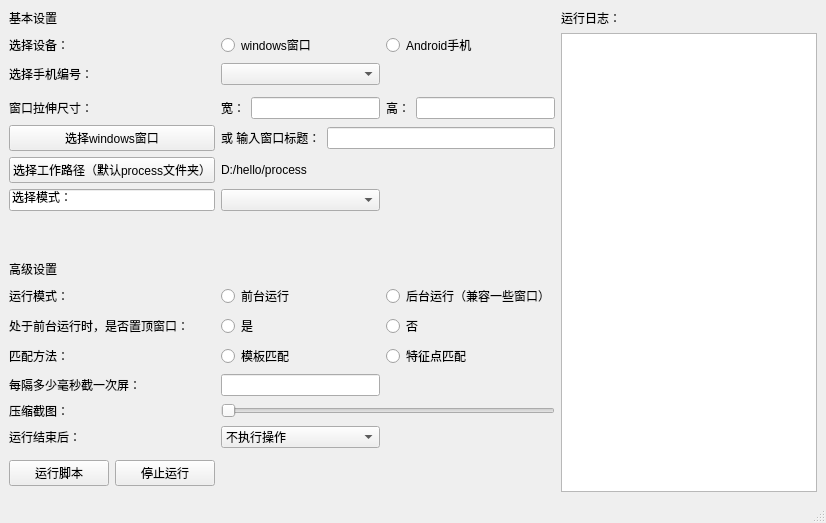
<?xml version="1.0" encoding="UTF-8"?>
<ui version="4.0">
 <class>MainWindow</class>
 <widget class="QMainWindow" name="MainWindow">
  <property name="geometry">
   <rect>
    <x>0</x>
    <y>0</y>
    <width>826</width>
    <height>523</height>
   </rect>
  </property>
  <property name="minimumSize">
   <size>
    <width>763</width>
    <height>0</height>
   </size>
  </property>
  <property name="windowTitle">
   <string>MainWindow</string>
  </property>
  <widget class="QWidget" name="centralwidget">
   <layout class="QHBoxLayout" name="horizontalLayout_2">
    <item>
     <layout class="QGridLayout" name="gridLayout">
      <item row="12" column="2">
       <widget class="QRadioButton" name="radioButton_8">
        <property name="text">
         <string>否</string>
        </property>
       </widget>
      </item>
      <item row="8" column="1">
       <widget class="QComboBox" name="comboBox_2"/>
      </item>
      <item row="17" column="2">
       <spacer name="verticalSpacer_2">
        <property name="orientation">
         <enum>Qt::Vertical</enum>
        </property>
        <property name="sizeHint" stdset="0">
         <size>
          <width>20</width>
          <height>40</height>
         </size>
        </property>
       </spacer>
      </item>
      <item row="15" column="1" colspan="2">
       <widget class="QSlider" name="horizontalSlider">
        <property name="orientation">
         <enum>Qt::Horizontal</enum>
        </property>
       </widget>
      </item>
      <item row="0" column="0">
       <widget class="QLabel" name="label_8">
        <property name="text">
         <string>基本设置</string>
        </property>
       </widget>
      </item>
      <item row="5" column="0">
       <widget class="QLabel" name="label_2">
        <property name="text">
         <string>窗口拉伸尺寸：</string>
        </property>
       </widget>
      </item>
      <item row="12" column="0">
       <widget class="QLabel" name="label_13">
        <property name="text">
         <string>处于前台运行时，是否置顶窗口：</string>
        </property>
       </widget>
      </item>
      <item row="13" column="2">
       <widget class="QRadioButton" name="radioButton_6">
        <property name="text">
         <string>特征点匹配</string>
        </property>
       </widget>
      </item>
      <item row="2" column="0">
       <widget class="QLabel" name="label">
        <property name="text">
         <string>选择设备：</string>
        </property>
       </widget>
      </item>
      <item row="17" column="0">
       <layout class="QHBoxLayout" name="horizontalLayout_4">
        <item>
         <widget class="QPushButton" name="pushButton_3">
          <property name="text">
           <string>运行脚本</string>
          </property>
         </widget>
        </item>
        <item>
         <widget class="QPushButton" name="pushButton_4">
          <property name="text">
           <string>停止运行</string>
          </property>
         </widget>
        </item>
       </layout>
      </item>
      <item row="13" column="0">
       <widget class="QLabel" name="label_11">
        <property name="text">
         <string>匹配方法：</string>
        </property>
       </widget>
      </item>
      <item row="3" column="0">
       <widget class="QLabel" name="label_3">
        <property name="text">
         <string>选择手机编号：</string>
        </property>
       </widget>
      </item>
      <item row="7" column="0">
       <widget class="QPushButton" name="pushButton_2">
        <property name="text">
         <string>选择工作路径（默认process文件夹）</string>
        </property>
       </widget>
      </item>
      <item row="8" column="0">
       <widget class="QLineEdit" name="lineEdit_3">
        <property name="text">
         <string>选择模式：</string>
        </property>
       </widget>
      </item>
      <item row="16" column="1">
       <widget class="QComboBox" name="comboBox_3">
        <item>
         <property name="text">
          <string>不执行操作</string>
         </property>
        </item>
        <item>
         <property name="text">
          <string>关闭目标窗口</string>
         </property>
        </item>
        <item>
         <property name="text">
          <string>关闭脚本</string>
         </property>
        </item>
        <item>
         <property name="text">
          <string>关机</string>
         </property>
        </item>
       </widget>
      </item>
      <item row="6" column="0">
       <widget class="QPushButton" name="pushButton">
        <property name="text">
         <string>选择windows窗口</string>
        </property>
       </widget>
      </item>
      <item row="15" column="0">
       <widget class="QLabel" name="label_12">
        <property name="text">
         <string>压缩截图：</string>
        </property>
       </widget>
      </item>
      <item row="2" column="3" rowspan="16">
       <widget class="QTextBrowser" name="textBrowser"/>
      </item>
      <item row="13" column="1">
       <widget class="QRadioButton" name="radioButton_5">
        <property name="text">
         <string>模板匹配</string>
        </property>
       </widget>
      </item>
      <item row="16" column="0">
       <widget class="QLabel" name="label_14">
        <property name="text">
         <string>运行结束后：</string>
        </property>
       </widget>
      </item>
      <item row="9" column="1">
       <spacer name="verticalSpacer">
        <property name="orientation">
         <enum>Qt::Vertical</enum>
        </property>
        <property name="sizeHint" stdset="0">
         <size>
          <width>20</width>
          <height>40</height>
         </size>
        </property>
       </spacer>
      </item>
      <item row="7" column="1" colspan="2">
       <widget class="QLabel" name="label_7">
        <property name="text">
         <string>D:/hello/process</string>
        </property>
       </widget>
      </item>
      <item row="5" column="1">
       <layout class="QHBoxLayout" name="horizontalLayout">
        <property name="sizeConstraint">
         <enum>QLayout::SetDefaultConstraint</enum>
        </property>
        <item>
         <widget class="QLabel" name="label_4">
          <property name="text">
           <string>宽：</string>
          </property>
         </widget>
        </item>
        <item>
         <widget class="QLineEdit" name="lineEdit"/>
        </item>
       </layout>
      </item>
      <item row="2" column="2">
       <widget class="QRadioButton" name="radioButton_2">
        <property name="text">
         <string>Android手机</string>
        </property>
       </widget>
      </item>
      <item row="11" column="1">
       <widget class="QRadioButton" name="radioButton_3">
        <property name="text">
         <string>前台运行</string>
        </property>
       </widget>
      </item>
      <item row="2" column="1">
       <widget class="QRadioButton" name="radioButton">
        <property name="text">
         <string>windows窗口</string>
        </property>
       </widget>
      </item>
      <item row="3" column="1">
       <widget class="QComboBox" name="comboBox">
        <item>
         <property name="text">
          <string/>
         </property>
        </item>
       </widget>
      </item>
      <item row="11" column="2">
       <widget class="QRadioButton" name="radioButton_4">
        <property name="text">
         <string>后台运行（兼容一些窗口）</string>
        </property>
       </widget>
      </item>
      <item row="12" column="1">
       <widget class="QRadioButton" name="radioButton_7">
        <property name="text">
         <string>是</string>
        </property>
       </widget>
      </item>
      <item row="0" column="3">
       <widget class="QLabel" name="label_15">
        <property name="text">
         <string>运行日志：</string>
        </property>
       </widget>
      </item>
      <item row="10" column="0">
       <widget class="QLabel" name="label_9">
        <property name="text">
         <string>高级设置</string>
        </property>
       </widget>
      </item>
      <item row="5" column="2">
       <layout class="QHBoxLayout" name="horizontalLayout_3">
        <item>
         <widget class="QLabel" name="label_5">
          <property name="text">
           <string>高：</string>
          </property>
         </widget>
        </item>
        <item>
         <widget class="QLineEdit" name="lineEdit_2"/>
        </item>
       </layout>
      </item>
      <item row="11" column="0">
       <widget class="QLabel" name="label_10">
        <property name="text">
         <string>运行模式：</string>
        </property>
       </widget>
      </item>
      <item row="14" column="0">
       <widget class="QLabel" name="label_16">
        <property name="text">
         <string>每隔多少毫秒截一次屏：</string>
        </property>
       </widget>
      </item>
      <item row="14" column="1">
       <widget class="QLineEdit" name="lineEdit_5"/>
      </item>
      <item row="6" column="1" colspan="2">
       <layout class="QHBoxLayout" name="horizontalLayout_5">
        <item>
         <widget class="QLabel" name="label_6">
          <property name="text">
           <string>或 输入窗口标题：</string>
          </property>
         </widget>
        </item>
        <item>
         <widget class="QLineEdit" name="lineEdit_4"/>
        </item>
       </layout>
      </item>
     </layout>
    </item>
    <item>
     <layout class="QVBoxLayout" name="verticalLayout"/>
    </item>
   </layout>
  </widget>
  <widget class="QMenuBar" name="menubar">
   <property name="geometry">
    <rect>
     <x>0</x>
     <y>0</y>
     <width>826</width>
     <height>23</height>
    </rect>
   </property>
  </widget>
  <widget class="QStatusBar" name="statusbar"/>
 </widget>
 <resources/>
 <connections/>
</ui>
